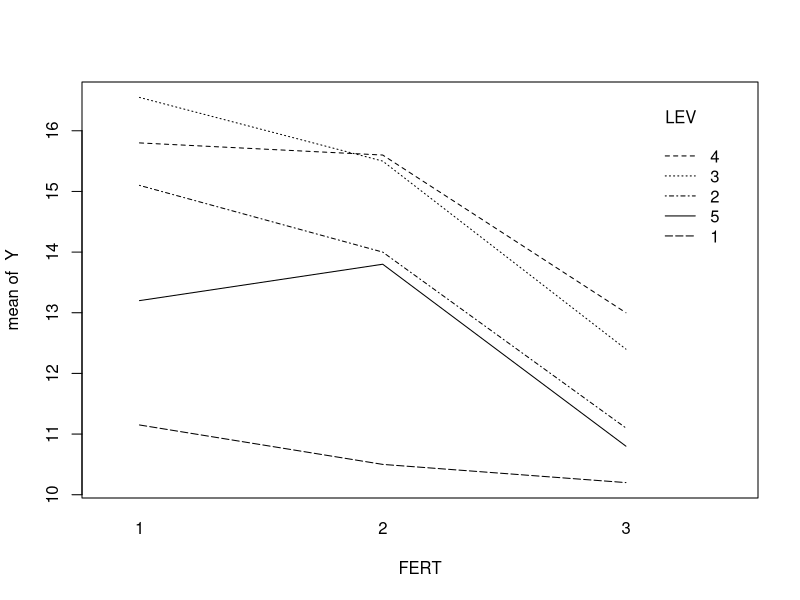
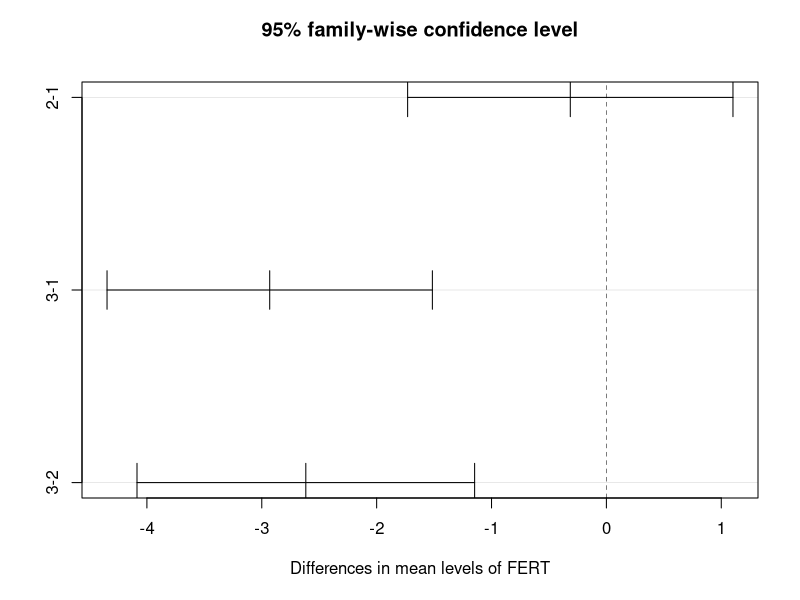
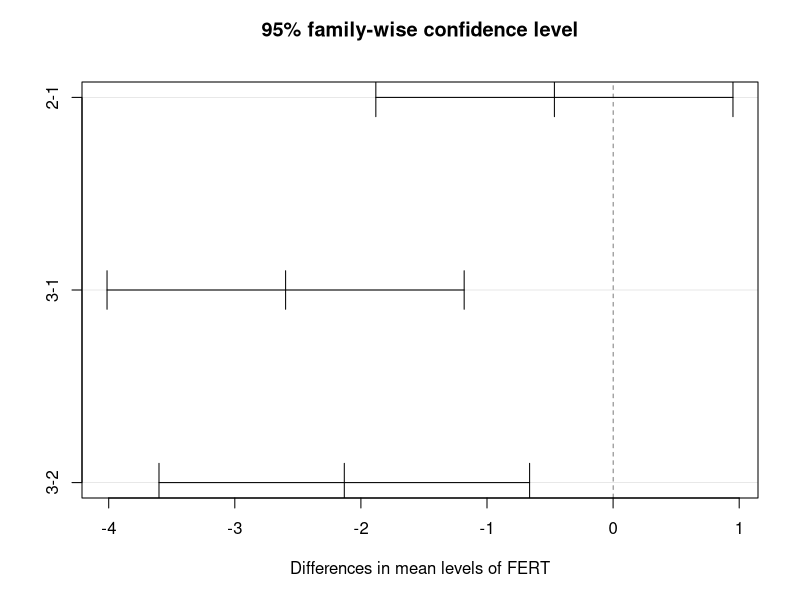

Source code (R) for these figures, in order:
## ---- chunk 1
Y<-c(10.1,12.2,15.1,16.2,16.9,15.8,13.2,10.5,13.6,14.4,15.5,15.6,13.8,11.0,9.4,11.1,12.4,13.0,10.8)
FERT<-factor(c(rep(1,7),rep(2,6),rep(3,6)))
LEV<-factor(c(1,1,2,3,3,4,5,1,2,2,3,4,5,1,1,2,3,4,5))
data<-data.frame(FERT,LEV,Y)
print(data)
## ---- chunk 2
interaction.plot(FERT, LEV, Y)
## ---- chunk 3
model<-lm(Y~FERT*LEV, contrasts=list(FERT=contr.sum,LEV=contr.sum))
summary(model)
## ---- chunk 4
library(car)
Anova(lm( Y ~ FERT * LEV),type=2)
## ---- chunk 5
Anova(lm(Y~FERT+LEV))
## ---- chunk 6
summary(aov(lm(Y~FERT+LEV)))
## ---- chunk 7
#fit<-Anova(lm(Y~FERT+LEV))
tk<-TukeyHSD(aov(Y~FERT+LEV),"FERT")
plot(tk)
## ---- chunk 8
tk<-TukeyHSD(aov(Y~LEV+FERT),"FERT")
plot(tk)
